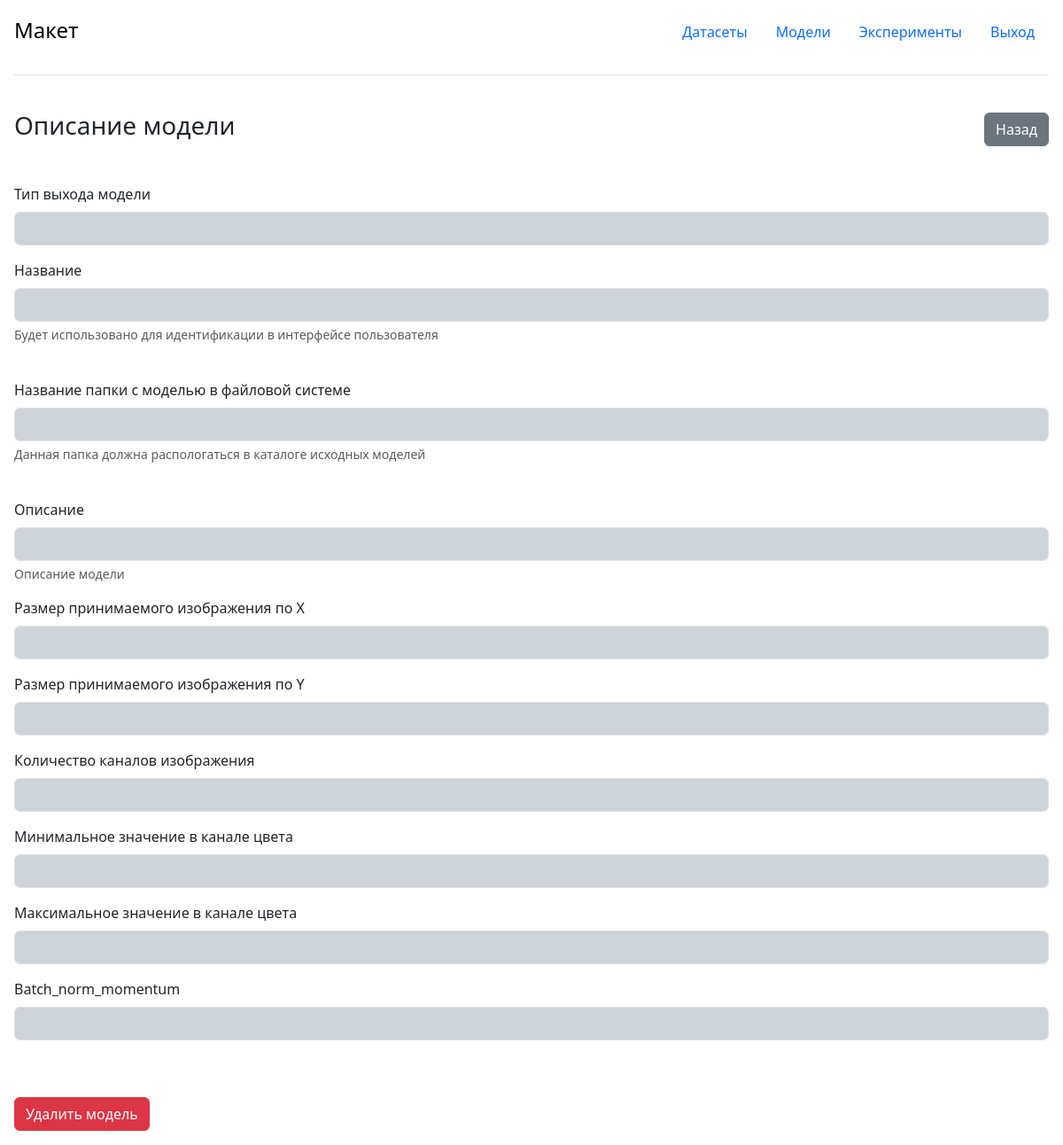
The app's page /models/detail/1, older data.
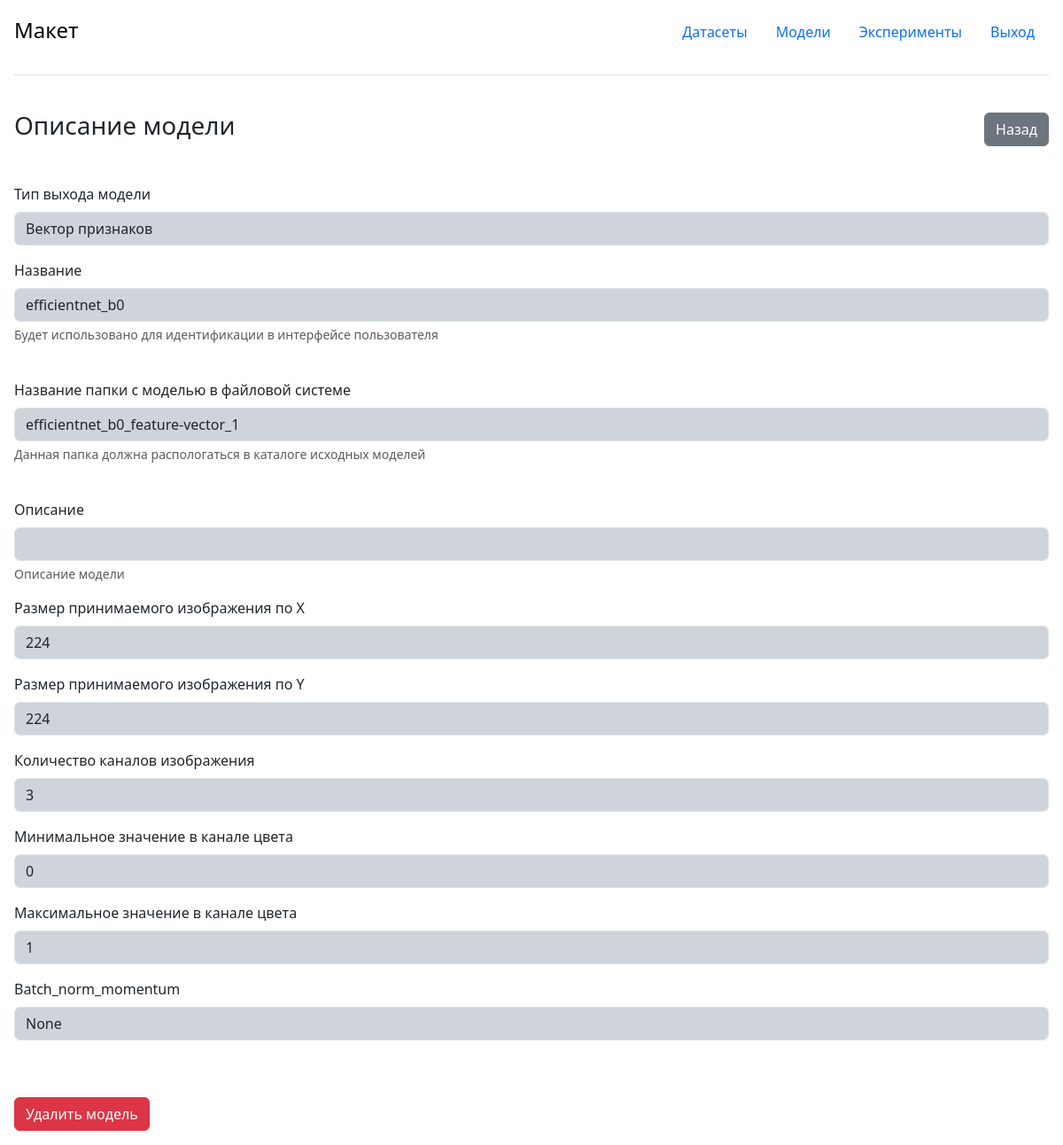
The same page, newer data.
### portal/entity/model/orm.py (models this page shows, shortened)
class INS(models.Model):
    type = models.IntegerField(verbose_name='Вектор признаков (0), классификатор(1)')
    dir_name = models.CharField(max_length=100, verbose_name='Имя файла', unique=True, null=False, blank=False)
    shortName = models.CharField(max_length=100, verbose_name='Имя модели', unique=True, null=False, blank=False)
    comments = models.TextField(verbose_name="Описание")
    input_size_x = models.IntegerField(verbose_name='Size X')
    input_size_y = models.IntegerField(verbose_name='Size Y')
    input_size_ch = models.IntegerField(verbose_name='Channels num')
    min = models.IntegerField(verbose_name='Min values input')
    max = models.IntegerField(verbose_name='Max values input')
    batch_norm_momentum = models.FloatField(null=True)
    dir_size = models.IntegerField()
    class Meta:
        verbose_name_plural = '02 Модели'
        verbose_name = 'Модель'
        ordering = ['-shortName']

### portal/entity/model/views.py (the view)
# urls.py: path('detail/<int:id>', model_detail, name='model_detail'),
def model_detail(request, id):
    form = INS.objects.filter(pk=id).first()
    context = {
        "form": form
    }
    return render(request, 'portal/pages/model/detail.html', context)

### portal/templates/portal/pages/model/detail.html (shortened to what this page needs)
{% extends 'portal/mainLayaut.html' %}
{% load static %}
{% block content %}
    <main class="">
        <div class="d-flex justify-content-between align-items-center pb-3">
            <h3>Описание модели</h3>
            <input type="button" class="btn btn-secondary" value="Назад" onclick="goBack()">
        </div>
        <form action="{% url 'model_add_form' %}" method="post" class="form">
            <div class="mb-3">
                <label class="form-label">Тип выхода модели</label>
                <input type="text"
                       value="{% if form.type == 0 %}Вектор признаков {% endif %} {% if form.type == 1 %}Классификатор {% endif %}"
                       class="form-control bg-dark-subtle" name="type_tmp" readonly>
            </div>
            <div class="mb-3">
                <label class="form-label">Название</label>
                <input type="text" value="{{ form.shortName }}" class="form-control bg-dark-subtle" name="shortName"
                       readonly>
                <div class="form-text">Будет использовано для идентификации в интерфейсе пользователя</div>
            </div>
            <br/>
            <div class="mb-3">
                <label class="form-label">Название папки с моделью в файловой системе</label>
                <input type="text" value="{{ form.dir_name }}" class="form-control bg-dark-subtle" name="dir_name"
                       readonly>
                <div class="form-text">Данная папка должна распологаться в каталоге исходных моделей</div>
            </div>
            <br/>
            <div class="mb-3">
                <label class="form-label">Описание</label>
                <input type="text" value="{{ form.comments }}" class="form-control bg-dark-subtle" name="comments"
                       readonly>
                <div class="form-text">Описание модели</div>
            </div>
            <div class="mb-3">
                <label class="form-label">Размер принимаемого изображения по X</label>
                <input type="number" value="{{ form.input_size_x }}" class="form-control bg-dark-subtle"
                       name="input_size_x" readonly>
            </div>
            <div class="mb-3">
                <label class="form-label">Размер принимаемого изображения по Y</label>
                <input type="number" value="{{ form.input_size_y }}" class="form-control bg-dark-subtle"
                       name="input_size_y" readonly>
            </div>
            <div class="mb-3">
                <label class="form-label">Количество каналов изображения</label>
                <input type="number" value="{{ form.input_size_ch }}" class="form-control bg-dark-subtle"
                       name="input_size_ch" readonly>
            </div>
            <div class="mb-3">
                <label class="form-label">Минимальное значение в канале цвета</label>
                <input type="number" value="{{ form.min }}" class="form-control bg-dark-subtle" name="min" readonly>
            </div>
            <div class="mb-3">
                <label class="form-label">Максимальное значение в канале цвета</label>
                <input type="number" value="{{ form.max }}" class="form-control bg-dark-subtle" name="max" readonly>
            </div>
            <div class="mb-3">
                <label class="form-label">Batch_norm_momentum</label>
                <input type="text" value="{{ form.batch_norm_momentum }}" class="form-control bg-dark-subtle"
                       name="arguments"
                       readonly>
            </div>
        </form>
    </main>
    <br/>
    <br/>
    <a href="{% url 'model_del' form.pk %}" class="btn btn-danger" role="button" aria-disabled="true">Удалить
        модель</a>
{% endblock content %}

Row changes from the older to the newer data that the page shows:
added INS: type_tmp "Вектор признаков", shortName "efficientnet_b0", dir_name "efficientnet_b0_feature-vector_1", input_size_x "224", input_size_y "224", input_size_ch "3", min "0", max "1", arguments "None"
